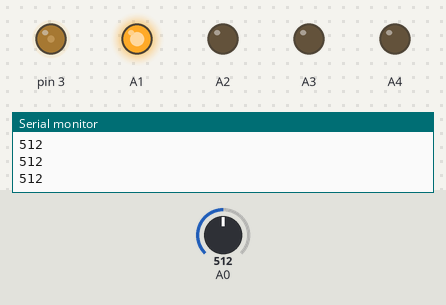
Bench run of a sketch on a simulated Arduino Uno, built with avr-gcc and run on an emulated ATmega328P. Shown: output pins drawn as LEDs (lit = HIGH), the last lines printed to the serial monitor. The test bench sets the inputs (shaded band); at power-on: A0 = 512.

Above: at 1.2 s.
1.3 s: A0 set to 306
At 2.5 s:
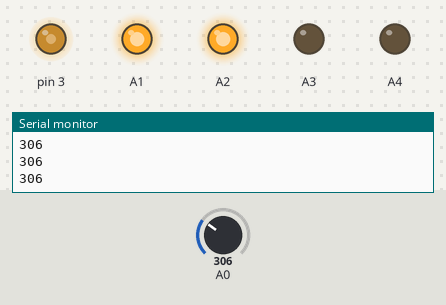
2.8 s: A0 set to 122
At 3.8 s:
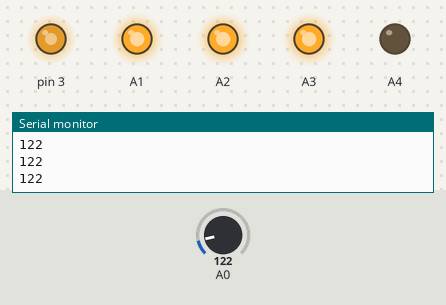
4.3 s: A0 set to 10
At 4.8 s:
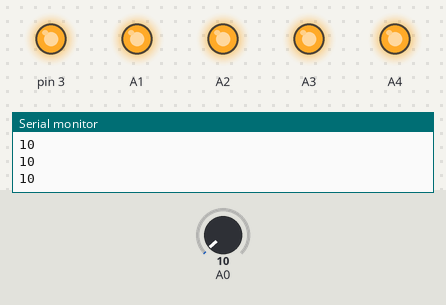
5.8 s: A0 set to 900
At 7.0 s:
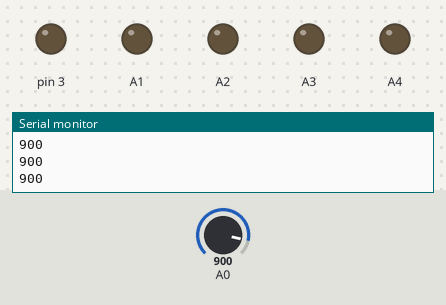
7.3 s: A0 set to 716
At 8.3 s:
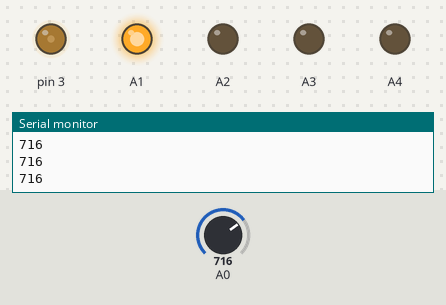
8.8 s: A0 set to 511
At 9.6 s:
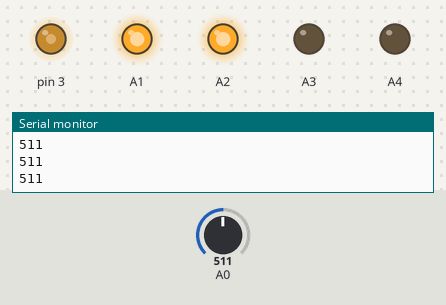
Timing chart, 0 to 11.3 s (numbered marks = the images above; inputs shaded):
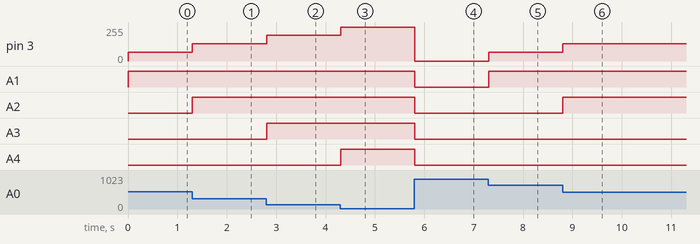

The sketch:

Heatercontroller.ino
```cpp
int interval = 256;

int val = 0;

// the setup function runs once when you press reset or power the board
void setup() {
  Serial.begin(9600);
  // initialize digital pin LED_BUILTIN as an output.
  pinMode(A1, OUTPUT);
  pinMode(A2, OUTPUT);
  pinMode(A3, OUTPUT);
  pinMode(A4, OUTPUT);
  pinMode(A0, INPUT);
}

// the loop function runs over and over again forever
void loop() {
  val = analogRead(A0);
  Serial.println(val);

  if(val < 20) {
    analogWrite(3,255);
    enableLeds(0);
  }
  else if(val < interval) {
    analogWrite(3,192);
    enableLeds(1);
  } else if (val < interval*2) {
    analogWrite(3,128);
    enableLeds(2);
  } else if (val < interval*3) {
    analogWrite(3,64);
   enableLeds(3);
  } else {
    analogWrite(3,0);
    enableLeds(4);
  }
}

void enableLeds(int value) {

  switch(value){
    case 0:
      digitalWrite(A1, HIGH);
      digitalWrite(A2, HIGH);
      digitalWrite(A3, HIGH);
      digitalWrite(A4, HIGH);
      break;
    case 1:
      digitalWrite(A1, HIGH);
      digitalWrite(A2, HIGH);
      digitalWrite(A3, HIGH);
      digitalWrite(A4, LOW);
      break;
    case 2:
      digitalWrite(A1, HIGH);
      digitalWrite(A2, HIGH);
      digitalWrite(A3, LOW);
      digitalWrite(A4, LOW);
      break;
    case 3:
      digitalWrite(A1, HIGH);
      digitalWrite(A2, LOW);
      digitalWrite(A3, LOW);
      digitalWrite(A4, LOW);
      break;
    case 4:
      digitalWrite(A1, LOW);
      digitalWrite(A2, LOW);
      digitalWrite(A3, LOW);
      digitalWrite(A4, LOW);
      break;
  }

}
```

Measured:
- after the input at 1.3 s, pin 3: 64/255 → 128/255 at once; A2: LOW → HIGH at once
- after the input at 2.8 s, pin 3: 128/255 → 192/255 at once; A3: LOW → HIGH at once
- after the input at 4.3 s, pin 3: 192/255 → 255/255 at once; A4: LOW → HIGH at once
- after the input at 5.8 s, pin 3: 255/255 → 0/255 at once; A1–4: HIGH → LOW at once
- after the input at 7.3 s, pin 3: 0/255 → 64/255 at once; A1: LOW → HIGH at once
- after the input at 8.8 s, pin 3: 64/255 → 128/255 at once; A2: LOW → HIGH at once
